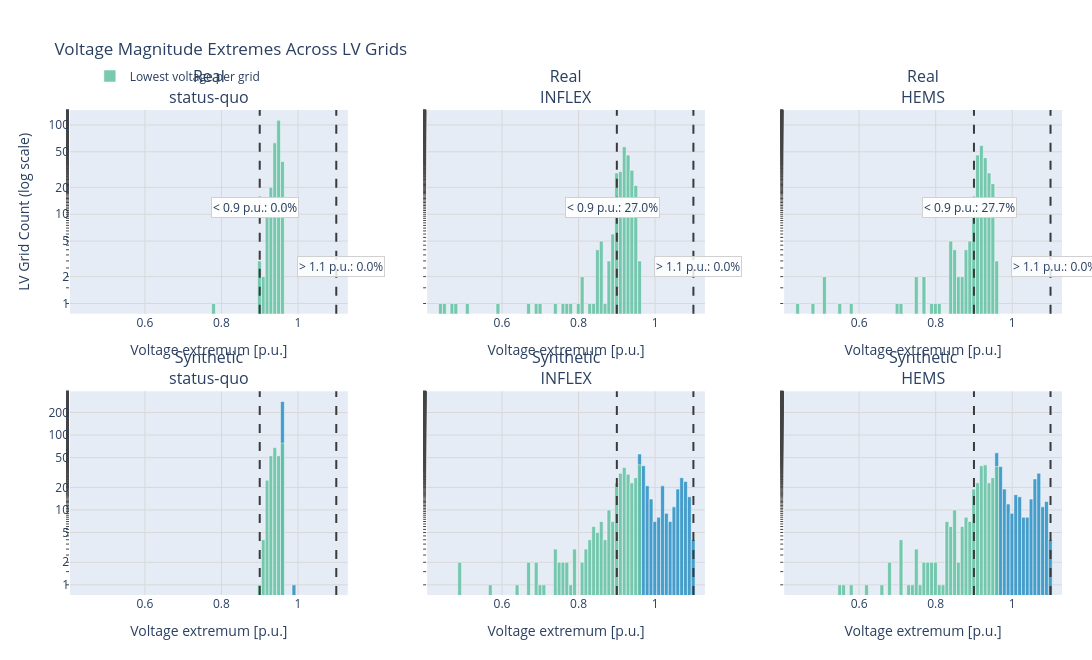

Notebook cell for this chart:
### Markdown cell above
## Voltage extremes

### Code cell
voltage = load_voltage_summaries_for_powerflow_comparison(
    specs_by_source=context["specs_by_source"], excluded_grids=context["excluded_grids"]
)
pooled_voltage = {}
for source, by_case in voltage.items():
    for case, frame in by_case.items():
        pooled_voltage.setdefault(group_network(source), {}).setdefault(case, []).append(frame)
pooled_voltage = {
    network: {case: pd.concat(frames, ignore_index=True) for case, frames in by_case.items()}
    for network, by_case in pooled_voltage.items()
}
plot_voltage_deviation_histogram_comparison(pooled_voltage, lower_limit=0.90, upper_limit=1.10, show=False)

### Figure 1 — Plotly figure (JSON) as saved in the notebook; plotly's stock layout.template omitted (floating-point values rounded to 4 significant figures; data arrays with more than 128 entries replaced by an {"elided": "..."} marker saying what was removed)
{"data": [{"legendgroup": "lowest", "marker": {"color": "#66c2a4", "line": {"color": "white", "width": 0.5}}, "name": "Lowest voltage per grid", "opacity": 0.88, "showlegend": true, "type": "histogram", "x": {"elided": "255 float values"}, "xaxis": "x", "xbins": {"end": 1.13, "size": 0.01, "start": 0.4044}, "yaxis": "y"}, {"legendgroup": "lowest", "marker": {"color": "#66c2a4", "line": {"color": "white", "width": 0.5}}, "name": "Lowest voltage per grid", "opacity": 0.88, "showlegend": false, "type": "histogram", "x": {"elided": "254 float values"}, "xaxis": "x2", "xbins": {"end": 1.13, "size": 0.01, "start": 0.4044}, "yaxis": "y2"}, {"legendgroup": "lowest", "marker": {"color": "#66c2a4", "line": {"color": "white", "width": 0.5}}, "name": "Lowest voltage per grid", "opacity": 0.88, "showlegend": false, "type": "histogram", "x": {"elided": "254 float values"}, "xaxis": "x3", "xbins": {"end": 1.13, "size": 0.01, "start": 0.4044}, "yaxis": "y3"}, {"legendgroup": "highest", "marker": {"color": "#2f92c5", "line": {"color": "white", "width": 0.5}}, "name": "Highest voltage per grid", "opacity": 0.88, "showlegend": false, "type": "histogram", "x": {"elided": "282 float values"}, "xaxis": "x4", "xbins": {"end": 1.13, "size": 0.01, "start": 0.4044}, "yaxis": "y4"}, {"legendgroup": "lowest", "marker": {"color": "#66c2a4", "line": {"color": "white", "width": 0.5}}, "name": "Lowest voltage per grid", "opacity": 0.88, "showlegend": false, "type": "histogram", "x": {"elided": "282 float values"}, "xaxis": "x4", "xbins": {"end": 1.13, "size": 0.01, "start": 0.4044}, "yaxis": "y4"}, {"legendgroup": "highest", "marker": {"color": "#2f92c5", "line": {"color": "white", "width": 0.5}}, "name": "Highest voltage per grid", "opacity": 0.88, "showlegend": false, "type": "histogram", "x": {"elided": "282 float values"}, "xaxis": "x5", "xbins": {"end": 1.13, "size": 0.01, "start": 0.4044}, "yaxis": "y5"}, {"legendgroup": "lowest", "marker": {"color": "#66c2a4", "line": {"color": "white", "width": 0.5}}, "name": "Lowest voltage per grid", "opacity": 0.88, "showlegend": false, "type": "histogram", "x": {"elided": "282 float values"}, "xaxis": "x5", "xbins": {"end": 1.13, "size": 0.01, "start": 0.4044}, "yaxis": "y5"}, {"legendgroup": "highest", "marker": {"color": "#2f92c5", "line": {"color": "white", "width": 0.5}}, "name": "Highest voltage per grid", "opacity": 0.88, "showlegend": false, "type": "histogram", "x": {"elided": "282 float values"}, "xaxis": "x6", "xbins": {"end": 1.13, "size": 0.01, "start": 0.4044}, "yaxis": "y6"}, {"legendgroup": "lowest", "marker": {"color": "#66c2a4", "line": {"color": "white", "width": 0.5}}, "name": "Lowest voltage per grid", "opacity": 0.88, "showlegend": false, "type": "histogram", "x": {"elided": "282 float values"}, "xaxis": "x6", "xbins": {"end": 1.13, "size": 0.01, "start": 0.4044}, "yaxis": "y6"}], "layout": {"annotations": [{"font": {"size": 16}, "showarrow": false, "text": "Real<br>status-quo", "x": 0.14, "xanchor": "center", "xref": "paper", "y": 1, "yanchor": "bottom", "yref": "paper"}, {"font": {"size": 16}, "showarrow": false, "text": "Real<br>INFLEX", "x": 0.5, "xanchor": "center", "xref": "paper", "y": 1, "yanchor": "bottom", "yref": "paper"}, {"font": {"size": 16}, "showarrow": false, "text": "Real<br>HEMS", "x": 0.86, "xanchor": "center", "xref": "paper", "y": 1, "yanchor": "bottom", "yref": "paper"}, {"font": {"size": 16}, "showarrow": false, "text": "Synthetic<br>status-quo", "x": 0.14, "xanchor": "center", "xref": "paper", "y": 0.42, "yanchor": "bottom", "yref": "paper"}, {"font": {"size": 16}, "showarrow": false, "text": "Synthetic<br>INFLEX", "x": 0.5, "xanchor": "center", "xref": "paper", "y": 0.42, "yanchor": "bottom", "yref": "paper"}, {"font": {"size": 16}, "showarrow": false, "text": "Synthetic<br>HEMS", "x": 0.86, "xanchor": "center", "xref": "paper", "y": 0.42, "yanchor": "bottom", "yref": "paper"}, {"bgcolor": "rgba(255,255,255,0.85)", "bordercolor": "#d0d0d0", "borderwidth": 1, "showarrow": false, "text": "< 0.9 p.u.: 0.8%", "x": 0.888, "xref": "x", "y": 0.82, "yref": "paper"}, {"bgcolor": "rgba(255,255,255,0.85)", "bordercolor": "#d0d0d0", "borderwidth": 1, "showarrow": false, "text": "< 0.9 p.u.: 16.9%", "x": 0.888, "xref": "x2", "y": 0.82, "yref": "paper"}, {"bgcolor": "rgba(255,255,255,0.85)", "bordercolor": "#d0d0d0", "borderwidth": 1, "showarrow": false, "text": "< 0.9 p.u.: 16.1%", "x": 0.888, "xref": "x3", "y": 0.82, "yref": "paper"}, {"bgcolor": "rgba(255,255,255,0.85)", "bordercolor": "#d0d0d0", "borderwidth": 1, "showarrow": false, "text": "> 1.1 p.u.: 0.0%", "x": 1.112, "xref": "x4", "y": 0.7, "yref": "paper"}, {"bgcolor": "rgba(255,255,255,0.85)", "bordercolor": "#d0d0d0", "borderwidth": 1, "showarrow": false, "text": "< 0.9 p.u.: 0.0%", "x": 0.888, "xref": "x4", "y": 0.82, "yref": "paper"}, {"bgcolor": "rgba(255,255,255,0.85)", "bordercolor": "#d0d0d0", "borderwidth": 1, "showarrow": false, "text": "> 1.1 p.u.: 0.0%", "x": 1.112, "xref": "x5", "y": 0.7, "yref": "paper"}, {"bgcolor": "rgba(255,255,255,0.85)", "bordercolor": "#d0d0d0", "borderwidth": 1, "showarrow": false, "text": "< 0.9 p.u.: 27.0%", "x": 0.888, "xref": "x5", "y": 0.82, "yref": "paper"}, {"bgcolor": "rgba(255,255,255,0.85)", "bordercolor": "#d0d0d0", "borderwidth": 1, "showarrow": false, "text": "> 1.1 p.u.: 0.0%", "x": 1.112, "xref": "x6", "y": 0.7, "yref": "paper"}, {"bgcolor": "rgba(255,255,255,0.85)", "bordercolor": "#d0d0d0", "borderwidth": 1, "showarrow": false, "text": "< 0.9 p.u.: 27.7%", "x": 0.888, "xref": "x6", "y": 0.82, "yref": "paper"}], "barmode": "overlay", "height": 660, "legend": {"orientation": "h", "x": 0.02, "y": 1.1}, "margin": {"b": 65, "l": 70, "r": 30, "t": 110}, "shapes": [{"line": {"color": "#3a3a3a", "dash": "dash", "width": 2}, "type": "line", "x0": 0.9, "x1": 0.9, "xref": "x", "y0": 0, "y1": 1, "yref": "y domain"}, {"line": {"color": "#3a3a3a", "dash": "dash", "width": 2}, "type": "line", "x0": 1.1, "x1": 1.1, "xref": "x", "y0": 0, "y1": 1, "yref": "y domain"}, {"line": {"color": "#3a3a3a", "dash": "dash", "width": 2}, "type": "line", "x0": 0.9, "x1": 0.9, "xref": "x2", "y0": 0, "y1": 1, "yref": "y2 domain"}, {"line": {"color": "#3a3a3a", "dash": "dash", "width": 2}, "type": "line", "x0": 1.1, "x1": 1.1, "xref": "x2", "y0": 0, "y1": 1, "yref": "y2 domain"}, {"line": {"color": "#3a3a3a", "dash": "dash", "width": 2}, "type": "line", "x0": 0.9, "x1": 0.9, "xref": "x3", "y0": 0, "y1": 1, "yref": "y3 domain"}, {"line": {"color": "#3a3a3a", "dash": "dash", "width": 2}, "type": "line", "x0": 1.1, "x1": 1.1, "xref": "x3", "y0": 0, "y1": 1, "yref": "y3 domain"}, {"line": {"color": "#3a3a3a", "dash": "dash", "width": 2}, "type": "line", "x0": 0.9, "x1": 0.9, "xref": "x4", "y0": 0, "y1": 1, "yref": "y4 domain"}, {"line": {"color": "#3a3a3a", "dash": "dash", "width": 2}, "type": "line", "x0": 1.1, "x1": 1.1, "xref": "x4", "y0": 0, "y1": 1, "yref": "y4 domain"}, {"line": {"color": "#3a3a3a", "dash": "dash", "width": 2}, "type": "line", "x0": 0.9, "x1": 0.9, "xref": "x5", "y0": 0, "y1": 1, "yref": "y5 domain"}, {"line": {"color": "#3a3a3a", "dash": "dash", "width": 2}, "type": "line", "x0": 1.1, "x1": 1.1, "xref": "x5", "y0": 0, "y1": 1, "yref": "y5 domain"}, {"line": {"color": "#3a3a3a", "dash": "dash", "width": 2}, "type": "line", "x0": 0.9, "x1": 0.9, "xref": "x6", "y0": 0, "y1": 1, "yref": "y6 domain"}, {"line": {"color": "#3a3a3a", "dash": "dash", "width": 2}, "type": "line", "x0": 1.1, "x1": 1.1, "xref": "x6", "y0": 0, "y1": 1, "yref": "y6 domain"}], "title": {"text": "Voltage Magnitude Extremes Across LV Grids"}, "width": 1365, "xaxis": {"anchor": "y", "domain": [0, 0.28], "gridcolor": "#d8d8d8", "range": [0.4044, 1.13], "showgrid": true, "title": {"text": "Voltage extremum [p.u.]"}}, "xaxis2": {"anchor": "y2", "domain": [0.36, 0.64], "gridcolor": "#d8d8d8", "range": [0.4044, 1.13], "showgrid": true, "title": {"text": "Voltage extremum [p.u.]"}}, "xaxis3": {"anchor": "y3", "domain": [0.72, 1], "gridcolor": "#d8d8d8", "range": [0.4044, 1.13], "showgrid": true, "title": {"text": "Voltage extremum [p.u.]"}}, "xaxis4": {"anchor": "y4", "domain": [0, 0.28], "gridcolor": "#d8d8d8", "range": [0.4044, 1.13], "showgrid": true, "title": {"text": "Voltage extremum [p.u.]"}}, "xaxis5": {"anchor": "y5", "domain": [0.36, 0.64], "gridcolor": "#d8d8d8", "range": [0.4044, 1.13], "showgrid": true, "title": {"text": "Voltage extremum [p.u.]"}}, "xaxis6": {"anchor": "y6", "domain": [0.72, 1], "gridcolor": "#d8d8d8", "range": [0.4044, 1.13], "showgrid": true, "title": {"text": "Voltage extremum [p.u.]"}}, "yaxis": {"anchor": "x", "domain": [0.58, 1], "gridcolor": "#d8d8d8", "minor": {"ticks": "outside"}, "rangemode": "tozero", "showgrid": true, "tickmode": "array", "ticktext": ["1", "2", "5", "10", "20", "50", "100", "200", "500", "1,000"], "tickvals": [1, 2, 5, 10, 20, 50, 100, 200, 500, 1000], "title": {"text": "LV Grid Count (log scale)"}, "type": "log"}, "yaxis2": {"anchor": "x2", "domain": [0.58, 1], "gridcolor": "#d8d8d8", "matches": "y", "minor": {"ticks": "outside"}, "rangemode": "tozero", "showgrid": true, "showticklabels": false, "tickmode": "array", "ticktext": ["1", "2", "5", "10", "20", "50", "100", "200", "500", "1,000"], "tickvals": [1, 2, 5, 10, 20, 50, 100, 200, 500, 1000], "type": "log"}, "yaxis3": {"anchor": "x3", "domain": [0.58, 1], "gridcolor": "#d8d8d8", "matches": "y", "minor": {"ticks": "outside"}, "rangemode": "tozero", "showgrid": true, "showticklabels": false, "tickmode": "array", "ticktext": ["1", "2", "5", "10", "20", "50", "100", "200", "500", "1,000"], "tickvals": [1, 2, 5, 10, 20, 50, 100, 200, 500, 1000], "type": "log"}, "yaxis4": {"anchor": "x4", "domain": [0, 0.42], "gridcolor": "#d8d8d8", "minor": {"ticks": "outside"}, "rangemode": "tozero", "showgrid": true, "tickmode": "array", "ticktext": ["1", "2", "5", "10", "20", "50", "100", "200", "500", "1,000"], "tickvals": [1, 2, 5, 10, 20, 50, 100, 200, 500, 1000], "type": "log"}, "yaxis5": {"anchor": "x5", "domain": [0, 0.42], "gridcolor": "#d8d8d8", "matches": "y4", "minor": {"ticks": "outside"}, "rangemode": "tozero", "showgrid": true, "showticklabels": false, "tickmode": "array", "ticktext": ["1", "2", "5", "10", "20", "50", "100", "200", "500", "1,000"], "tickvals": [1, 2, 5, 10, 20, 50, 100, 200, 500, 1000], "type": "log"}, "yaxis6": {"anchor": "x6", "domain": [0, 0.42], "gridcolor": "#d8d8d8", "matches": "y4", "minor": {"ticks": "outside"}, "rangemode": "tozero", "showgrid": true, "showticklabels": false, "tickmode": "array", "ticktext": ["1", "2", "5", "10", "20", "50", "100", "200", "500", "1,000"], "tickvals": [1, 2, 5, 10, 20, 50, 100, 200, 500, 1000], "type": "log"}}}
